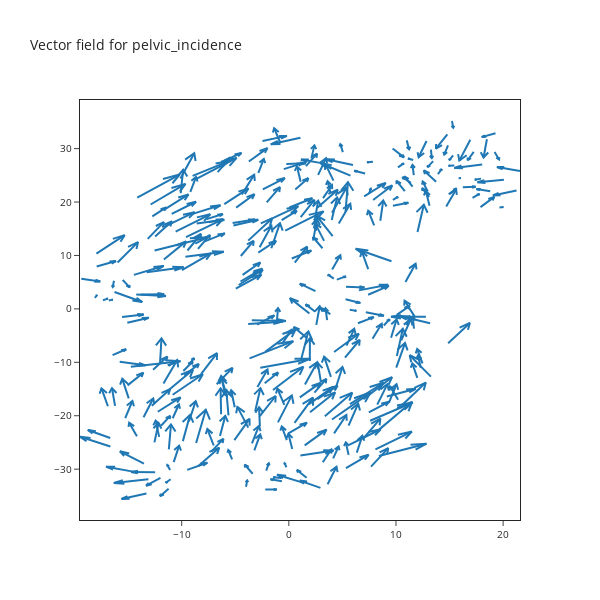
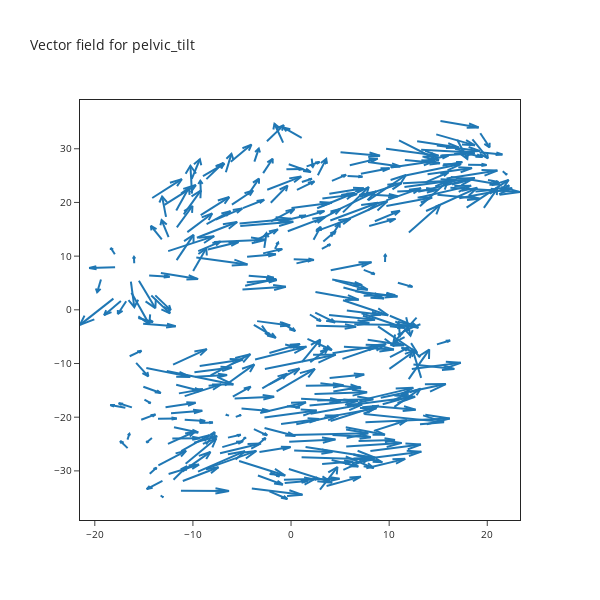
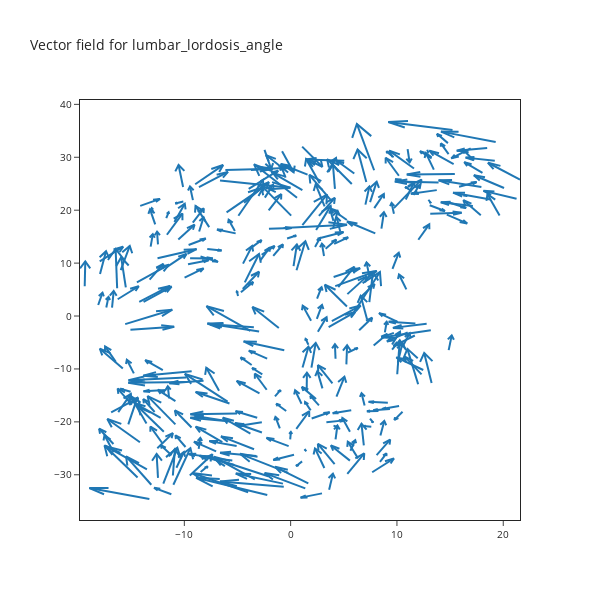
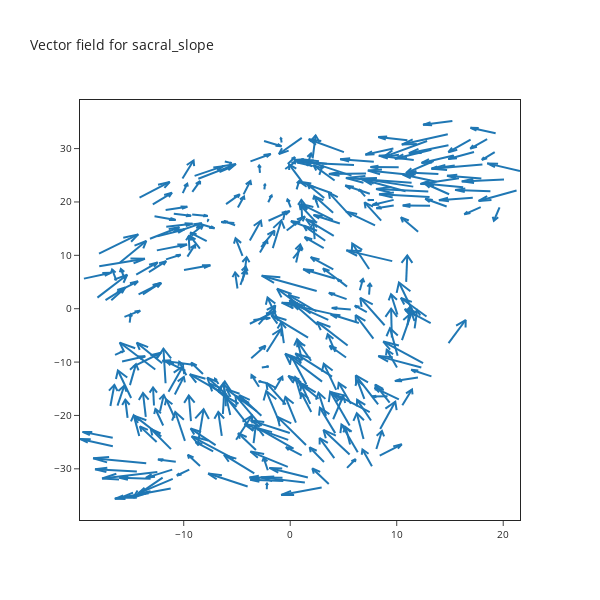

Notebook code for these charts, in order:
### Markdown cell above
##### VECTOR FIELD FOR EACH FEATURE

### Code cell
for i in range(6):
    explainer.plot_arrow_fields(i, scale=0.2)

### Figure 1 — Plotly figure (JSON) as saved in the notebook; plotly's stock layout.template omitted (floating-point values rounded to 4 significant figures; data arrays with more than 128 entries replaced by an {"elided": "..."} marker saying what was removed)
{"data": [{"mode": "lines", "type": "scatter", "x": {"elided": "2170 float values"}, "y": {"elided": "2170 float values"}}], "layout": {"font": {"size": 10}, "height": 600, "hovermode": "closest", "showlegend": false, "title": {"text": "Vector field for pelvic_incidence"}, "width": 600, "xaxis": {"mirror": true, "showgrid": false, "zeroline": false}, "yaxis": {"mirror": true, "showgrid": false, "zeroline": false}}}

### Figure 2 — Plotly figure (JSON) as saved in the notebook; plotly's stock layout.template omitted (floating-point values rounded to 4 significant figures; data arrays with more than 128 entries replaced by an {"elided": "..."} marker saying what was removed)
{"data": [{"mode": "lines", "type": "scatter", "x": {"elided": "2170 float values"}, "y": {"elided": "2170 float values"}}], "layout": {"font": {"size": 10}, "height": 600, "hovermode": "closest", "showlegend": false, "title": {"text": "Vector field for pelvic_tilt"}, "width": 600, "xaxis": {"mirror": true, "showgrid": false, "zeroline": false}, "yaxis": {"mirror": true, "showgrid": false, "zeroline": false}}}

### Figure 3 — Plotly figure (JSON) as saved in the notebook; plotly's stock layout.template omitted (floating-point values rounded to 4 significant figures; data arrays with more than 128 entries replaced by an {"elided": "..."} marker saying what was removed)
{"data": [{"mode": "lines", "type": "scatter", "x": {"elided": "2170 float values"}, "y": {"elided": "2170 float values"}}], "layout": {"font": {"size": 10}, "height": 600, "hovermode": "closest", "showlegend": false, "title": {"text": "Vector field for lumbar_lordosis_angle"}, "width": 600, "xaxis": {"mirror": true, "showgrid": false, "zeroline": false}, "yaxis": {"mirror": true, "showgrid": false, "zeroline": false}}}

### Figure 4 — Plotly figure (JSON) as saved in the notebook; plotly's stock layout.template omitted (floating-point values rounded to 4 significant figures; data arrays with more than 128 entries replaced by an {"elided": "..."} marker saying what was removed)
{"data": [{"mode": "lines", "type": "scatter", "x": {"elided": "2170 float values"}, "y": {"elided": "2170 float values"}}], "layout": {"font": {"size": 10}, "height": 600, "hovermode": "closest", "showlegend": false, "title": {"text": "Vector field for sacral_slope"}, "width": 600, "xaxis": {"mirror": true, "showgrid": false, "zeroline": false}, "yaxis": {"mirror": true, "showgrid": false, "zeroline": false}}}
